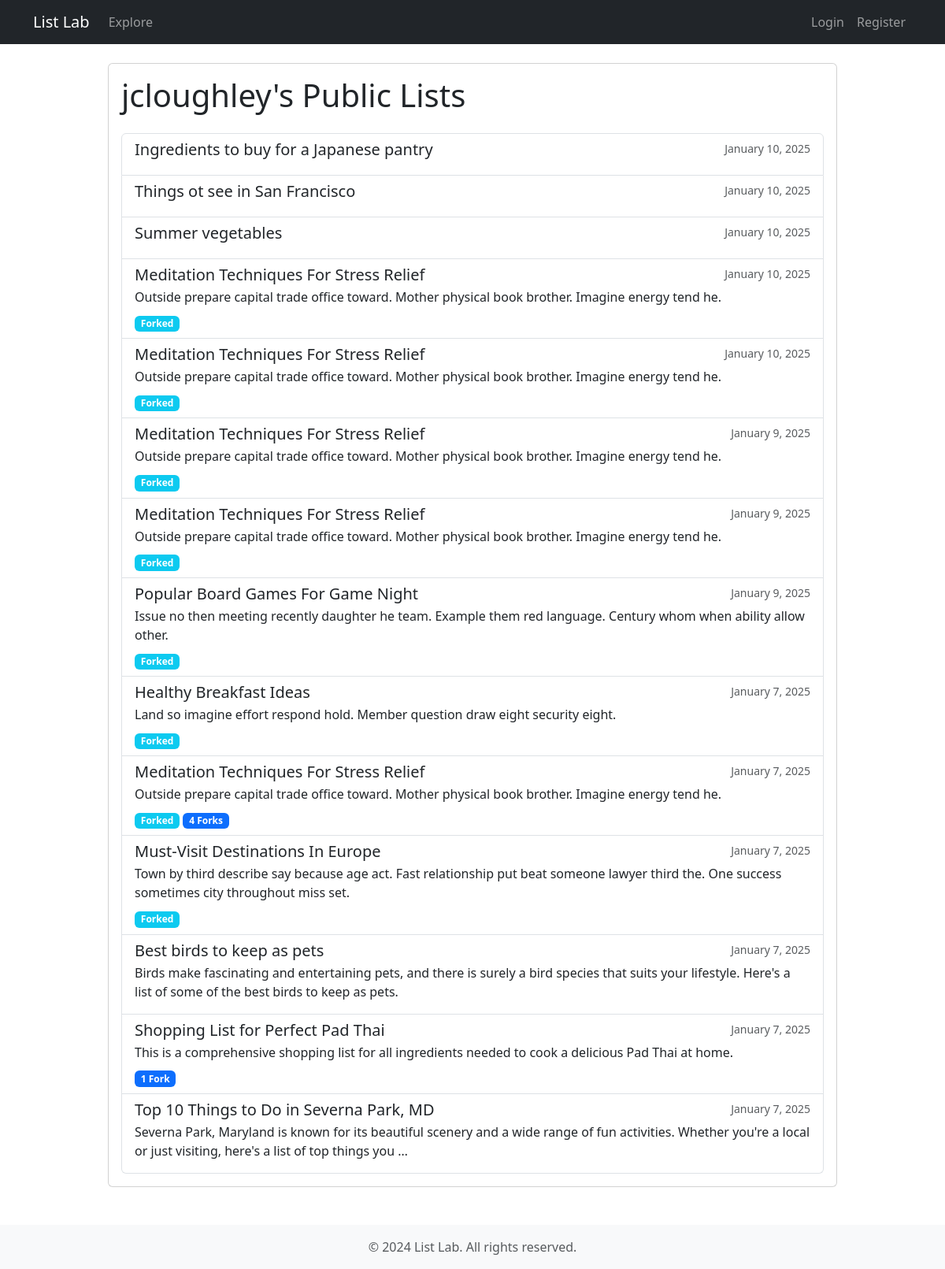
/user/jcloughley/lists/, run on the app's committed database.
### lists/models.py (models this page shows, shortened)
class UserProfile(models.Model):
    user = models.OneToOneField(User, on_delete=models.CASCADE)
    bio = models.TextField(max_length=500, blank=True)
    forked_lists = models.ManyToManyField(List, related_name='forked_by', blank=True)

class List(models.Model):
    title = models.CharField(max_length=200)
    description = models.TextField()
    content = models.TextField()
    tags = models.CharField(max_length=500)  # Store as comma-separated values
    created_at = models.DateTimeField(auto_now_add=True)
    updated_at = models.DateTimeField(auto_now=True)
    owner = models.ForeignKey(User, on_delete=models.CASCADE, related_name='owned_lists')
    is_public = models.BooleanField(default=True)
    original_list = models.ForeignKey('self', on_delete=models.SET_NULL, null=True, blank=True, related_name='forks')
    prompt = models.TextField()  # Store the original prompt used to generate the list
    liked_by = models.ManyToManyField(User, through='Like', related_name='liked_lists')
    class Meta:
        ordering = ['-created_at']

### lists/views.py (the view)
# urls.py: path('user/<str:username>/lists/', views.user_lists, name='user_lists'),
def user_lists(request, username):
    profile = get_object_or_404(UserProfile, user__username=username)
    lists = List.objects.filter(owner=profile.user, is_public=True)
    return render(request, 'lists/user_lists.html', {
        'profile': profile,
        'lists': lists
    })

### templates/lists/user_lists.html (shortened to what this page needs)
{% extends 'base.html' %}
{% block content %}
<div class="row justify-content-center">
    <div class="col-md-10">
        <div class="card">
            <div class="card-body">
                <h1 class="card-title">{{ profile.user.username }}'s Public Lists</h1>
                {% if lists %}
                    <div class="list-group mt-4">
                        {% for list in lists %}
                            <a href="{% url 'list_detail' list.pk %}" class="list-group-item list-group-item-action">
                                <div class="d-flex w-100 justify-content-between">
                                    <h5 class="mb-1">{{ list.title }}</h5>
                                    <small class="text-muted">{{ list.created_at|date:"F j, Y" }}</small>
                                </div>
                                <p class="mb-1">{{ list.description|truncatewords:30 }}</p>
                                <div class="mt-2">
                                    {% if list.original_list %}
                                        <span class="badge bg-info">Forked</span>
                                    {% endif %}
                                    {% if list.forks.exists %}
                                        <span class="badge bg-primary">{{ list.forks.count }} Fork{{ list.forks.count|pluralize }}</span>
                                    {% endif %}
                                </div>
                            </a>
                        {% endfor %}
                    </div>
                {% else %}
                    <div class="text-center mt-4">
                        <p class="lead">{{ profile.user.username }} hasn't created any public lists yet.</p>
                    </div>
                {% endif %}
            </div>
        </div>
    </div>
</div>
{% endblock %}

### templates/base.html (shortened to what this page needs)
<!DOCTYPE html>
<html lang="en">
<head>
    <link href="https://cdn.jsdelivr.net/npm/bootstrap@5.3.0/dist/css/bootstrap.min.css" rel="stylesheet">
    <link rel="stylesheet" href="https://cdn.jsdelivr.net/npm/bootstrap-icons@1.7.2/font/bootstrap-icons.css">
</head>
<body>
    <nav class="navbar navbar-expand-lg navbar-dark bg-dark">
        <div class="container">
            <a class="navbar-brand" href="{% url 'home' %}">List Lab</a>
            <div class="collapse navbar-collapse" id="navbarNav">
                <ul class="navbar-nav me-auto">
                    <li class="nav-item">
                        <a class="nav-link" href="{% url 'explore' %}">Explore</a>
                    </li>
                </ul>
                <ul class="navbar-nav">
                    {% if user.is_authenticated %}
                        <li class="nav-item">
                            <a class="nav-link" href="{% url 'create_list' %}">Create</a>
                        </li>
                        <li class="nav-item">
                            <a class="nav-link" href="{% url 'profile' %}">Profile</a>
                        </li>
                        <li class="nav-item">
                            <a class="nav-link" href="{% url 'logout' %}">Logout</a>
                        </li>
                    {% else %}
                        <li class="nav-item">
                            <a class="nav-link" href="{% url 'login' %}">Login</a>
                        </li>
                        <li class="nav-item">
                            <a class="nav-link" href="{% url 'register' %}">Register</a>
                        </li>
                    {% endif %}
                </ul>
            </div>
        </div>
    </nav>
    <div class="container mt-4">
        {% block content %}
        {% endblock %}
    </div>
    <footer class="footer mt-5 py-3 bg-light">
        <div class="container text-center">
            <span class="text-muted">© 2024 List Lab. All rights reserved.</span>
        </div>
    </footer>
</body>
</html>

### data on the page
UserProfile: user.username "jcloughley"
List: title "Ingredients to buy for a Japanese pantry", created_at "January 10, 2025"
List: title "Things ot see in San Francisco", created_at "January 10, 2025"
List: title "Summer vegetables", created_at "January 10, 2025"
List: title "Meditation Techniques For Stress Relief", created_at "January 10, 2025", description "Outside prepare capital trade office toward. Mother physical book brother. Imagine energy tend he.", shows "Forked"
List: title "Meditation Techniques For Stress Relief", created_at "January 10, 2025", description "Outside prepare capital trade office toward. Mother physical book brother. Imagine energy tend he.", shows "Forked"
List: title "Meditation Techniques For Stress Relief", created_at "January 9, 2025", description "Outside prepare capital trade office toward. Mother physical book brother. Imagine energy tend he.", shows "Forked"
List: title "Meditation Techniques For Stress Relief", created_at "January 9, 2025", description "Outside prepare capital trade office toward. Mother physical book brother. Imagine energy tend he.", shows "Forked"
List: title "Popular Board Games For Game Night", created_at "January 9, 2025", description "Issue no then meeting recently daughter he team. Example them red language. Century whom when ability allow other.", shows "Forked"
List: title "Healthy Breakfast Ideas", created_at "January 7, 2025", description "Land so imagine effort respond hold. Member question draw eight security eight.", shows "Forked"
List: title "Meditation Techniques For Stress Relief", created_at "January 7, 2025", description "Outside prepare capital trade office toward. Mother physical book brother. Imagine energy tend he.", shows "Forked", forks.count "4"
List: title "Must-Visit Destinations In Europe", created_at "January 7, 2025", description "Town by third describe say because age act. Fast relationship put beat someone lawyer third the. One success sometimes city throughout miss set.", shows "Forked"
List: title "Best birds to keep as pets", created_at "January 7, 2025", description "Birds make fascinating and entertaining pets, and there is surely a bird species that suits your lifestyle. Here's a list of some of the best birds to keep as pets."
List: title "Shopping List for Perfect Pad Thai", created_at "January 7, 2025", description "This is a comprehensive shopping list for all ingredients needed to cook a delicious Pad Thai at home.", forks.count "1"
List: title "Top 10 Things to Do in Severna Park, MD", created_at "January 7, 2025", description "Severna Park, Maryland is known for its beautiful scenery and a wide range of fun activities. Whether you're a local or just visiting, here's a list of top things you …"
